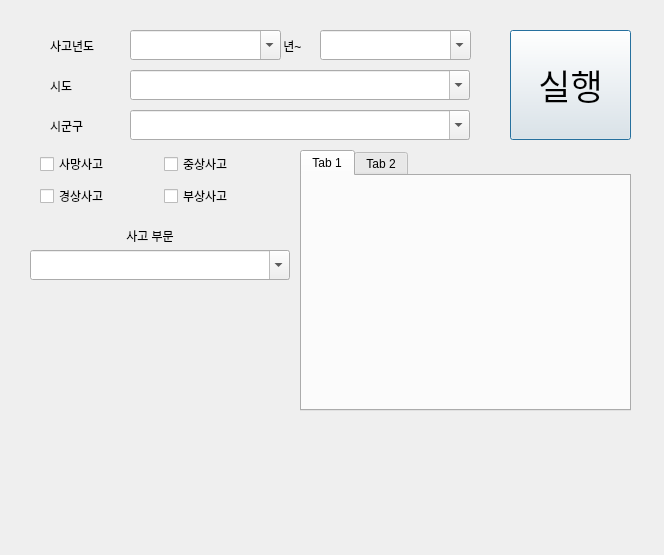
<?xml version="1.0" encoding="UTF-8"?>
<ui version="4.0">
 <class>Dialog</class>
 <widget class="QDialog" name="Dialog">
  <property name="geometry">
   <rect>
    <x>0</x>
    <y>0</y>
    <width>664</width>
    <height>555</height>
   </rect>
  </property>
  <property name="windowTitle">
   <string>Dialog</string>
  </property>
  <widget class="QLabel" name="label">
   <property name="geometry">
    <rect>
     <x>50</x>
     <y>30</y>
     <width>91</width>
     <height>31</height>
    </rect>
   </property>
   <property name="text">
    <string>사고년도</string>
   </property>
  </widget>
  <widget class="QLabel" name="label_2">
   <property name="geometry">
    <rect>
     <x>50</x>
     <y>70</y>
     <width>91</width>
     <height>31</height>
    </rect>
   </property>
   <property name="text">
    <string>시도</string>
   </property>
  </widget>
  <widget class="QLabel" name="label_3">
   <property name="geometry">
    <rect>
     <x>50</x>
     <y>110</y>
     <width>91</width>
     <height>31</height>
    </rect>
   </property>
   <property name="text">
    <string>시군구</string>
   </property>
  </widget>
  <widget class="QComboBox" name="startYear">
   <property name="geometry">
    <rect>
     <x>130</x>
     <y>30</y>
     <width>151</width>
     <height>30</height>
    </rect>
   </property>
   <property name="editable">
    <bool>true</bool>
   </property>
  </widget>
  <widget class="QLabel" name="label_4">
   <property name="geometry">
    <rect>
     <x>280</x>
     <y>30</y>
     <width>91</width>
     <height>31</height>
    </rect>
   </property>
   <property name="text">
    <string> 년~</string>
   </property>
  </widget>
  <widget class="QComboBox" name="endYear">
   <property name="geometry">
    <rect>
     <x>320</x>
     <y>30</y>
     <width>151</width>
     <height>30</height>
    </rect>
   </property>
   <property name="editable">
    <bool>true</bool>
   </property>
  </widget>
  <widget class="QComboBox" name="sido">
   <property name="geometry">
    <rect>
     <x>130</x>
     <y>70</y>
     <width>340</width>
     <height>30</height>
    </rect>
   </property>
   <property name="editable">
    <bool>true</bool>
   </property>
  </widget>
  <widget class="QComboBox" name="sigungu">
   <property name="geometry">
    <rect>
     <x>130</x>
     <y>110</y>
     <width>340</width>
     <height>30</height>
    </rect>
   </property>
   <property name="contextMenuPolicy">
    <enum>Qt::DefaultContextMenu</enum>
   </property>
   <property name="editable">
    <bool>true</bool>
   </property>
   <property name="duplicatesEnabled">
    <bool>false</bool>
   </property>
  </widget>
  <widget class="QWidget" name="gridLayoutWidget">
   <property name="geometry">
    <rect>
     <x>40</x>
     <y>150</y>
     <width>241</width>
     <height>61</height>
    </rect>
   </property>
   <layout class="QGridLayout" name="accidentGrid">
    <item row="1" column="0">
     <widget class="QCheckBox" name="minor_injury_accident">
      <property name="text">
       <string>경상사고</string>
      </property>
     </widget>
    </item>
    <item row="0" column="0">
     <widget class="QCheckBox" name="fatal_accident">
      <property name="text">
       <string>사망사고</string>
      </property>
     </widget>
    </item>
    <item row="0" column="1">
     <widget class="QCheckBox" name="serious_injury_accident">
      <property name="text">
       <string>중상사고</string>
      </property>
     </widget>
    </item>
    <item row="1" column="1">
     <widget class="QCheckBox" name="injury_accident">
      <property name="text">
       <string>부상사고</string>
      </property>
     </widget>
    </item>
   </layout>
  </widget>
  <widget class="QPushButton" name="runBtn">
   <property name="geometry">
    <rect>
     <x>510</x>
     <y>30</y>
     <width>121</width>
     <height>110</height>
    </rect>
   </property>
   <property name="font">
    <font>
     <family>Agency FB</family>
     <pointsize>26</pointsize>
    </font>
   </property>
   <property name="text">
    <string>실행</string>
   </property>
  </widget>
  <widget class="QComboBox" name="accidentType">
   <property name="geometry">
    <rect>
     <x>30</x>
     <y>250</y>
     <width>260</width>
     <height>30</height>
    </rect>
   </property>
   <property name="contextMenuPolicy">
    <enum>Qt::NoContextMenu</enum>
   </property>
   <property name="toolTipDuration">
    <number>8</number>
   </property>
   <property name="editable">
    <bool>true</bool>
   </property>
  </widget>
  <widget class="QLabel" name="label_5">
   <property name="geometry">
    <rect>
     <x>40</x>
     <y>220</y>
     <width>220</width>
     <height>31</height>
    </rect>
   </property>
   <property name="text">
    <string>사고 부문</string>
   </property>
   <property name="alignment">
    <set>Qt::AlignCenter</set>
   </property>
  </widget>
  <widget class="QTabWidget" name="conditionsTab">
   <property name="geometry">
    <rect>
     <x>300</x>
     <y>150</y>
     <width>331</width>
     <height>261</height>
    </rect>
   </property>
   <property name="currentIndex">
    <number>0</number>
   </property>
   <widget class="QWidget" name="tab">
    <attribute name="title">
     <string>Tab 1</string>
    </attribute>
   </widget>
   <widget class="QWidget" name="tab_2">
    <attribute name="title">
     <string>Tab 2</string>
    </attribute>
   </widget>
  </widget>
 </widget>
 <resources/>
 <connections/>
</ui>
